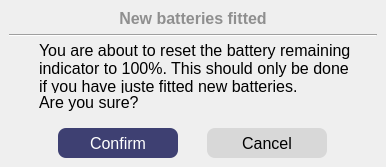
<?xml version="1.0" encoding="UTF-8"?>
<ui version="4.0">
 <class>WNewBatteriesFitted</class>
 <widget class="QDialog" name="WNewBatteriesFitted">
  <property name="geometry">
   <rect>
    <x>0</x>
    <y>0</y>
    <width>386</width>
    <height>167</height>
   </rect>
  </property>
  <property name="font">
   <font>
    <pointsize>12</pointsize>
   </font>
  </property>
  <property name="windowTitle">
   <string>Clear sonde memory</string>
  </property>
  <property name="styleSheet">
   <string notr="true">#WClearSondeMemory {
 background-color:white;
 border-radius: 5px;
}
/*
#label{
 color: #3E4072;
 font-weight: 800;
}
*/
#buttonBox{
 background-color: #3E4072;
}
#label_Title{
 color: #8F8F8F;
 font-weight: 600;
}
QLineEdit {
 background-color:#DFDFDF;
 border-radius: 3px;
}
#pushButton_Confirm,
#pushButton_Cancel {
 border: none;
 border-radius: 8px;
}
#pushButton_Confirm {
 color: white;
 background-color: #3E4072;
}
#pushButton_Confirm:hover {
 color: white;
 background-color: #595D89;
}
#pushButton_Cancel {
 background-color: #D8D8D8;
}
#pushButton_Cancel:hover {
 background-color: #ACACAC;
}</string>
  </property>
  <layout class="QVBoxLayout" name="verticalLayout_2" stretch="0,0,0,3,2">
   <property name="spacing">
    <number>6</number>
   </property>
   <property name="leftMargin">
    <number>9</number>
   </property>
   <property name="topMargin">
    <number>9</number>
   </property>
   <property name="rightMargin">
    <number>9</number>
   </property>
   <property name="bottomMargin">
    <number>9</number>
   </property>
   <item>
    <widget class="QLabel" name="label_Title">
     <property name="font">
      <font>
       <pointsize>12</pointsize>
       <fontweight>DemiBold</fontweight>
      </font>
     </property>
     <property name="text">
      <string>New batteries fitted</string>
     </property>
     <property name="alignment">
      <set>Qt::AlignCenter</set>
     </property>
    </widget>
   </item>
   <item>
    <widget class="Line" name="line">
     <property name="orientation">
      <enum>Qt::Horizontal</enum>
     </property>
    </widget>
   </item>
   <item>
    <spacer name="verticalSpacer">
     <property name="orientation">
      <enum>Qt::Vertical</enum>
     </property>
     <property name="sizeHint" stdset="0">
      <size>
       <width>20</width>
       <height>0</height>
      </size>
     </property>
    </spacer>
   </item>
   <item>
    <widget class="QWidget" name="widget_1" native="true">
     <property name="styleSheet">
      <string notr="true"/>
     </property>
     <layout class="QVBoxLayout" name="verticalLayout">
      <property name="spacing">
       <number>0</number>
      </property>
      <property name="leftMargin">
       <number>30</number>
      </property>
      <property name="topMargin">
       <number>0</number>
      </property>
      <property name="rightMargin">
       <number>20</number>
      </property>
      <property name="bottomMargin">
       <number>10</number>
      </property>
      <item>
       <widget class="QLabel" name="label">
        <property name="text">
         <string>You are about to reset the battery remaining indicator to 100%. This should only be done if you have juste fitted new batteries.</string>
        </property>
        <property name="wordWrap">
         <bool>true</bool>
        </property>
       </widget>
      </item>
      <item>
       <widget class="QLabel" name="label_2">
        <property name="text">
         <string>Are you sure?</string>
        </property>
       </widget>
      </item>
     </layout>
    </widget>
   </item>
   <item>
    <widget class="QWidget" name="widget_3" native="true">
     <property name="styleSheet">
      <string notr="true"/>
     </property>
     <layout class="QHBoxLayout" name="horizontalLayout">
      <property name="spacing">
       <number>0</number>
      </property>
      <property name="leftMargin">
       <number>20</number>
      </property>
      <property name="topMargin">
       <number>0</number>
      </property>
      <property name="rightMargin">
       <number>20</number>
      </property>
      <property name="bottomMargin">
       <number>0</number>
      </property>
      <item>
       <widget class="QPushButton" name="pushButton_Confirm">
        <property name="minimumSize">
         <size>
          <width>0</width>
          <height>30</height>
         </size>
        </property>
        <property name="maximumSize">
         <size>
          <width>120</width>
          <height>16777215</height>
         </size>
        </property>
        <property name="text">
         <string>Confirm</string>
        </property>
       </widget>
      </item>
      <item>
       <widget class="QPushButton" name="pushButton_Cancel">
        <property name="minimumSize">
         <size>
          <width>0</width>
          <height>30</height>
         </size>
        </property>
        <property name="maximumSize">
         <size>
          <width>120</width>
          <height>16777215</height>
         </size>
        </property>
        <property name="text">
         <string>Cancel</string>
        </property>
       </widget>
      </item>
     </layout>
    </widget>
   </item>
  </layout>
 </widget>
 <resources/>
 <connections>
  <connection>
   <sender>pushButton_Confirm</sender>
   <signal>clicked()</signal>
   <receiver>WNewBatteriesFitted</receiver>
   <slot>accept()</slot>
   <hints>
    <hint type="sourcelabel">
     <x>166</x>
     <y>154</y>
    </hint>
    <hint type="destinationlabel">
     <x>194</x>
     <y>239</y>
    </hint>
   </hints>
  </connection>
  <connection>
   <sender>pushButton_Cancel</sender>
   <signal>clicked()</signal>
   <receiver>WNewBatteriesFitted</receiver>
   <slot>reject()</slot>
   <hints>
    <hint type="sourcelabel">
     <x>308</x>
     <y>141</y>
    </hint>
    <hint type="destinationlabel">
     <x>358</x>
     <y>235</y>
    </hint>
   </hints>
  </connection>
 </connections>
</ui>
